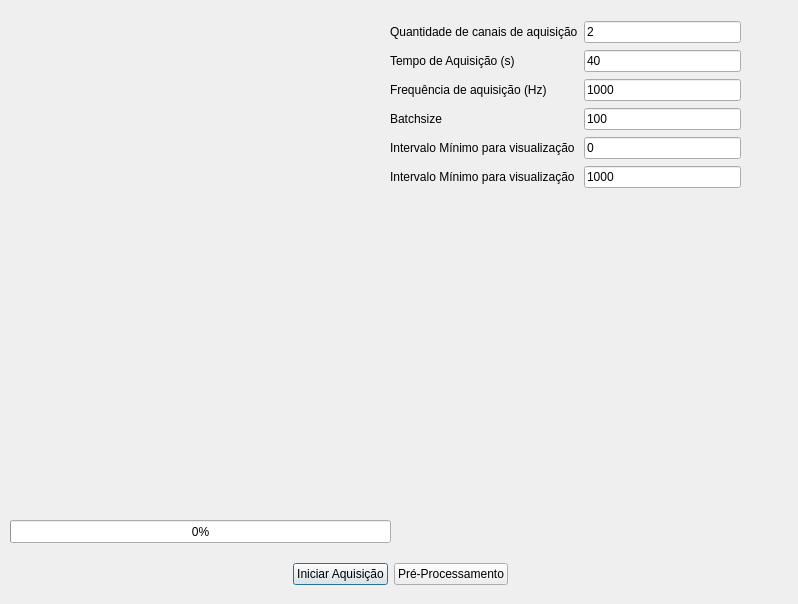
<?xml version="1.0" encoding="UTF-8"?>
<ui version="4.0">
 <class>Dialog</class>
 <widget class="QDialog" name="Dialog">
  <property name="geometry">
   <rect>
    <x>0</x>
    <y>0</y>
    <width>798</width>
    <height>604</height>
   </rect>
  </property>
  <property name="windowTitle">
   <string>Dialog</string>
  </property>
  <widget class="PlotWidget" name="PlotWidget" native="true">
   <property name="geometry">
    <rect>
     <x>0</x>
     <y>0</y>
     <width>381</width>
     <height>511</height>
    </rect>
   </property>
  </widget>
  <widget class="QWidget" name="horizontalLayoutWidget">
   <property name="geometry">
    <rect>
     <x>0</x>
     <y>549</y>
     <width>801</width>
     <height>51</height>
    </rect>
   </property>
   <layout class="QHBoxLayout" name="horizontalLayout">
    <item>
     <spacer name="horizontalSpacer">
      <property name="orientation">
       <enum>Qt::Horizontal</enum>
      </property>
      <property name="sizeHint" stdset="0">
       <size>
        <width>40</width>
        <height>20</height>
       </size>
      </property>
     </spacer>
    </item>
    <item>
     <widget class="QPushButton" name="pushButtonStartAquisition">
      <property name="text">
       <string>Iniciar Aquisição</string>
      </property>
     </widget>
    </item>
    <item>
     <widget class="QPushButton" name="pushButtonPreProcessing">
      <property name="text">
       <string>Pré-Processamento</string>
      </property>
     </widget>
    </item>
    <item>
     <spacer name="horizontalSpacer_2">
      <property name="orientation">
       <enum>Qt::Horizontal</enum>
      </property>
      <property name="sizeHint" stdset="0">
       <size>
        <width>40</width>
        <height>20</height>
       </size>
      </property>
     </spacer>
    </item>
   </layout>
  </widget>
  <widget class="QWidget" name="gridLayoutWidget">
   <property name="geometry">
    <rect>
     <x>390</x>
     <y>20</y>
     <width>351</width>
     <height>171</height>
    </rect>
   </property>
   <layout class="QGridLayout" name="gridLayout">
    <item row="3" column="0">
     <widget class="QLabel" name="label_3">
      <property name="text">
       <string>Batchsize</string>
      </property>
     </widget>
    </item>
    <item row="0" column="0">
     <widget class="QLabel" name="label_4">
      <property name="text">
       <string>Quantidade de canais de aquisição</string>
      </property>
     </widget>
    </item>
    <item row="2" column="1">
     <widget class="QLineEdit" name="lineEditFrequency">
      <property name="text">
       <string>1000</string>
      </property>
     </widget>
    </item>
    <item row="3" column="1">
     <widget class="QLineEdit" name="lineEditBatchSize">
      <property name="text">
       <string>100</string>
      </property>
     </widget>
    </item>
    <item row="1" column="1">
     <widget class="QLineEdit" name="lineEditAquisitionTime">
      <property name="text">
       <string>40</string>
      </property>
     </widget>
    </item>
    <item row="0" column="1">
     <widget class="QLineEdit" name="lineEditnChannels">
      <property name="text">
       <string>2</string>
      </property>
     </widget>
    </item>
    <item row="1" column="0">
     <widget class="QLabel" name="label">
      <property name="text">
       <string>Tempo de Aquisição (s)</string>
      </property>
     </widget>
    </item>
    <item row="2" column="0">
     <widget class="QLabel" name="label_2">
      <property name="text">
       <string>Frequência de aquisição (Hz)</string>
      </property>
     </widget>
    </item>
    <item row="4" column="1">
     <widget class="QLineEdit" name="lineEditMinInterval">
      <property name="text">
       <string>0</string>
      </property>
     </widget>
    </item>
    <item row="4" column="0">
     <widget class="QLabel" name="label_5">
      <property name="text">
       <string>Intervalo Mínimo para visualização</string>
      </property>
     </widget>
    </item>
    <item row="5" column="0">
     <widget class="QLabel" name="label_6">
      <property name="text">
       <string>Intervalo Mínimo para visualização</string>
      </property>
     </widget>
    </item>
    <item row="5" column="1">
     <widget class="QLineEdit" name="lineEditMaxInterval">
      <property name="text">
       <string>1000</string>
      </property>
     </widget>
    </item>
   </layout>
  </widget>
  <widget class="QProgressBar" name="progressBarAquisition">
   <property name="geometry">
    <rect>
     <x>10</x>
     <y>520</y>
     <width>381</width>
     <height>23</height>
    </rect>
   </property>
   <property name="value">
    <number>0</number>
   </property>
  </widget>
 </widget>
 <customwidgets>
  <customwidget>
   <class>PlotWidget</class>
   <extends>QWidget</extends>
   <header>plotwidget.h</header>
   <container>1</container>
  </customwidget>
 </customwidgets>
 <resources/>
 <connections/>
</ui>
